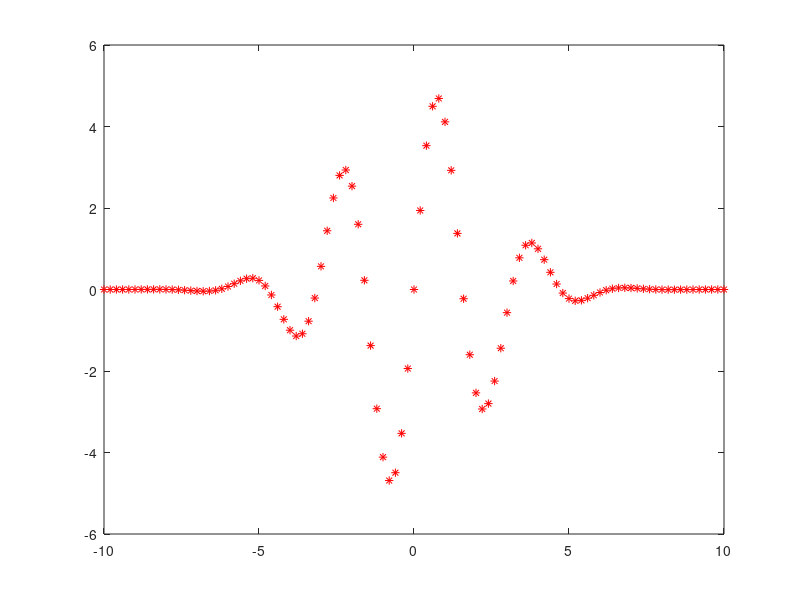

Reproduce this figure in MATLAB. (Note: this script raises an error after producing the figure.)
% exercises from the tutorial
A = [1 5 3 10 3; 5 3 9 1 12; 19 8 0.5 3 8; 4 4 6 2 6; 8 2 3 2 10]
b = [4; 6; 3; 8; 1]
c = [10 20 50]

D1 = A*b
D2 = b'*A
D3 = A^2
D4 = eye(5)*A

A(1, 4) = 11;
A(5, 2) = 3;
A(3, 3) = 5

c = [5 c 100]

c.*b' % value in each banknote
c*b % total sum

x = -10:0.2:10

y = 5*sin(2*x).*exp((-x.^2)/10)
plot(x,y, 'r*')
whos
clearvars -except x y
whos




% from the tutorial
x = linspace(0,10)
z = cubicRoot(x);
whos

[y, order] = anyRoot(x, 4)
whos
order
%plot(x,y)

[y2,order]=anyRoot(x);
whos
order
plot(x,y, x,y2);


% exercises again: 

C = companionMatrix(rand(5,1))







